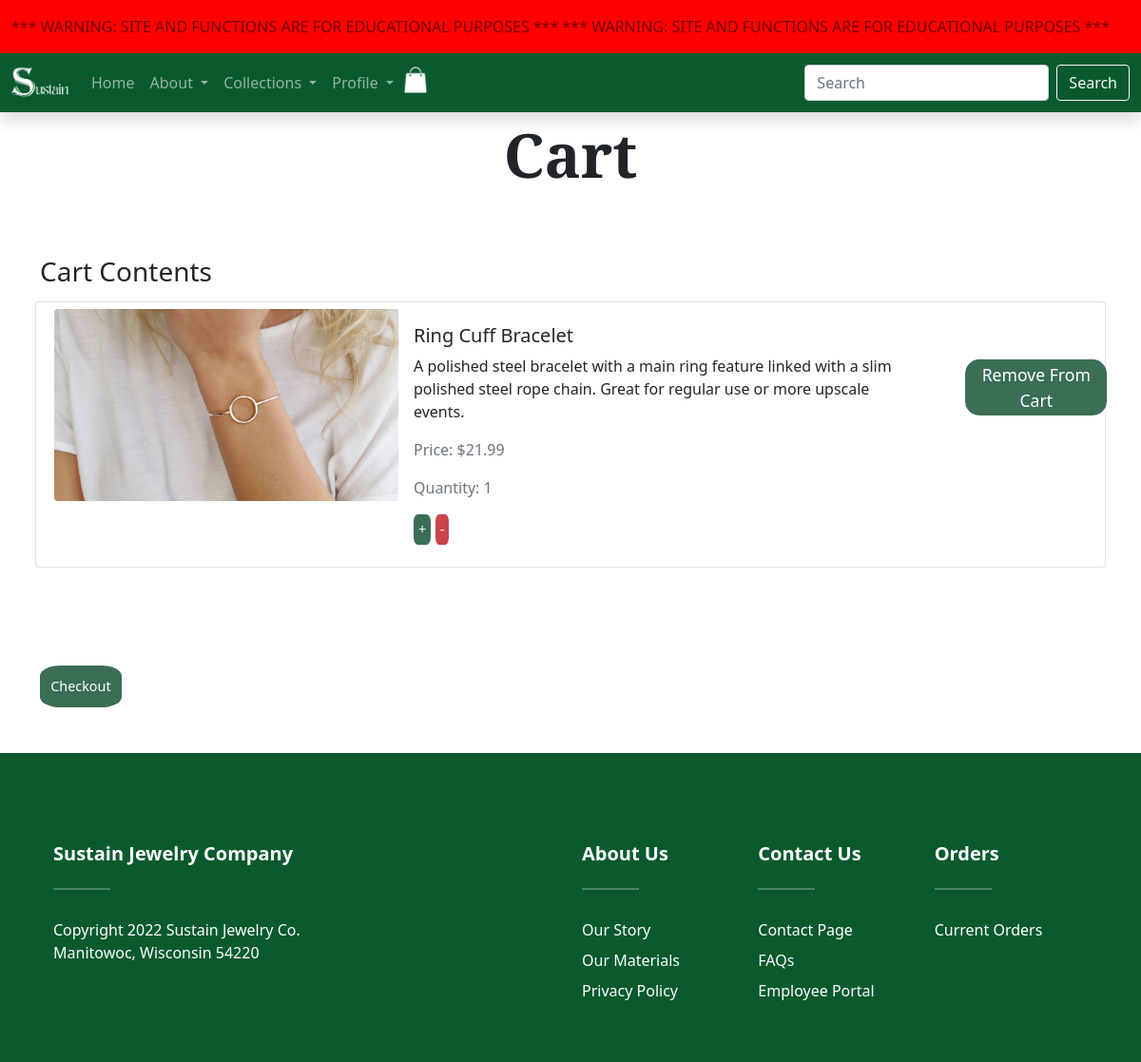
/cart.php (signed in), run on the app's committed database.
### tables this page shows
CREATE TABLE `cart` (
  `cartId` int(11) NOT NULL,
  `userId` int(11) NOT NULL,
  `productId` int(11) DEFAULT NULL,
  `qty` int(11) NOT NULL
);

CREATE TABLE `products` (
  `productId` int(9) NOT NULL,
  `name` varchar(70) NOT NULL,
  `price` decimal(10,2) NOT NULL,
  `category` varchar(50) NOT NULL,
  `description` varchar(255) NOT NULL,
  `img` varchar(255) NOT NULL,
  `keywords` varchar(250) NOT NULL
);

### cart.php (the view, shortened to what this page needs)
<!DOCTYPE html>
<html>
<head>
    <link rel="stylesheet" href="assets/css/style.css">
</head>
<body class="">
    <?php include("warningBanner.php");?>
    <div class="container">
        <div class="row text-center">
        <h2 class="display-3 fw-bold">Cart</h2>
        </div>
            <br><br>
        <?php
            require_once("connect-db.php");
            if($_SESSION["logged_in"] != "true"){
                    $error1 = "";
                    $sql = "select * from cart join products on products.productId = cart.productId WHERE userId = '999999%'";
                    $statement1 = $db->prepare($sql);
                    if($statement1->execute()){
                        $items = $statement1->fetchAll();
                        $statement1->closeCursor();
                    }else{
                        $error1= "Error finding cart.";
                    }
            }else {
                $userId = $_SESSION["userId"];
                $sql = "select * from cart join products on products.productId = cart.productId WHERE userId = :userId";
                $statement1 = $db->prepare($sql);
                $statement1 -> bindValue(':userId' , $userId);
                if($statement1->execute()){
                    $items = $statement1->fetchAll();
                }else{
                    $error1= "Error finding cart.";
                }
            }
        ?>
            <h3>Cart Contents</h3>
                <?php
                foreach($items as $item){?>
            <div class="row">
                <div class="card w-100">
                    <div class="row g-0">
                        <div class="col-md-4 text-center">
                            <img src="<?php echo $item["img"]?>" class="img-fluid rounded-start" style="max-height: 15rem" alt="...">
                        </div>
                        <div class="col-md-6">
                            <div class="card-body">
                                <h5 class="card-title"><?php echo $item["name"]?></h5>
                                <p class="card-text"><?php echo $item["description"]?></p>
                                <p class="card-text"><medium class="text-muted">Price: $<?php echo $item["price"]?></medium></p>
                                <p class="card-text"><medium class="text-muted">Quantity: <?php echo $item["qty"]?></medium></p>
                                <form style="" method="POST" action="">
                                    <button type="submit" style="padding: 1%; background-color: rgb(59, 110, 85); color: #FFFFFF; border: 0px; border-radius: 25%; font-size: 0.9em;"name="add" class="redirect_button">+</button>
                                    <button type="submit" style="padding: 1%; background-color: rgb(203, 68, 75); color: #FFFFFF; border: 0px; border-radius: 25%; font-size: 0.9rem;"name="removeone" class="redirect_button">-</button>
                                </form>
                            </div>
                        </div>
                        <div class="col-md-2 card-body">
                            <div>
                                <form style="margin: 25%; width: 100%;" method="POST" action="<?php echo $_SERVER['PHP_SELF'];?>">
                                    <button type="submit" style="padding: 2%; background-color: rgb(59, 110, 85); color: #FFFFFF; border: 0px; border-radius: 15px; font-size: 1.1rem;"name="delete" class="redirect_button">Remove From Cart</button>
                                </form>
                            </div>
                        </div>
                    </div>
                </div>
            </div>
            <br>
            <?php } ?>
            <br><br><br>
            <article>
                <form action="confirmOrder.php" method="post">
                <button type="submit" style="padding: 1%; background-color: rgb(59, 110, 85); color: #FFFFFF; border: 0px; border-radius: 25%; font-size: 0.9em;">Checkout</button>
                </form>
                <br><br>
                </div>
</body>
<?php include("navfooter.php");?>
</html>

### data on the page
cart: productId.img (picture), productId.name "Ring Cuff Bracelet", productId.description "A polished steel bracelet with a main ring feature linked with a slim polished steel rope chain. Great for regular use or more upscale events.", productId.price "21.99", qty "1"
